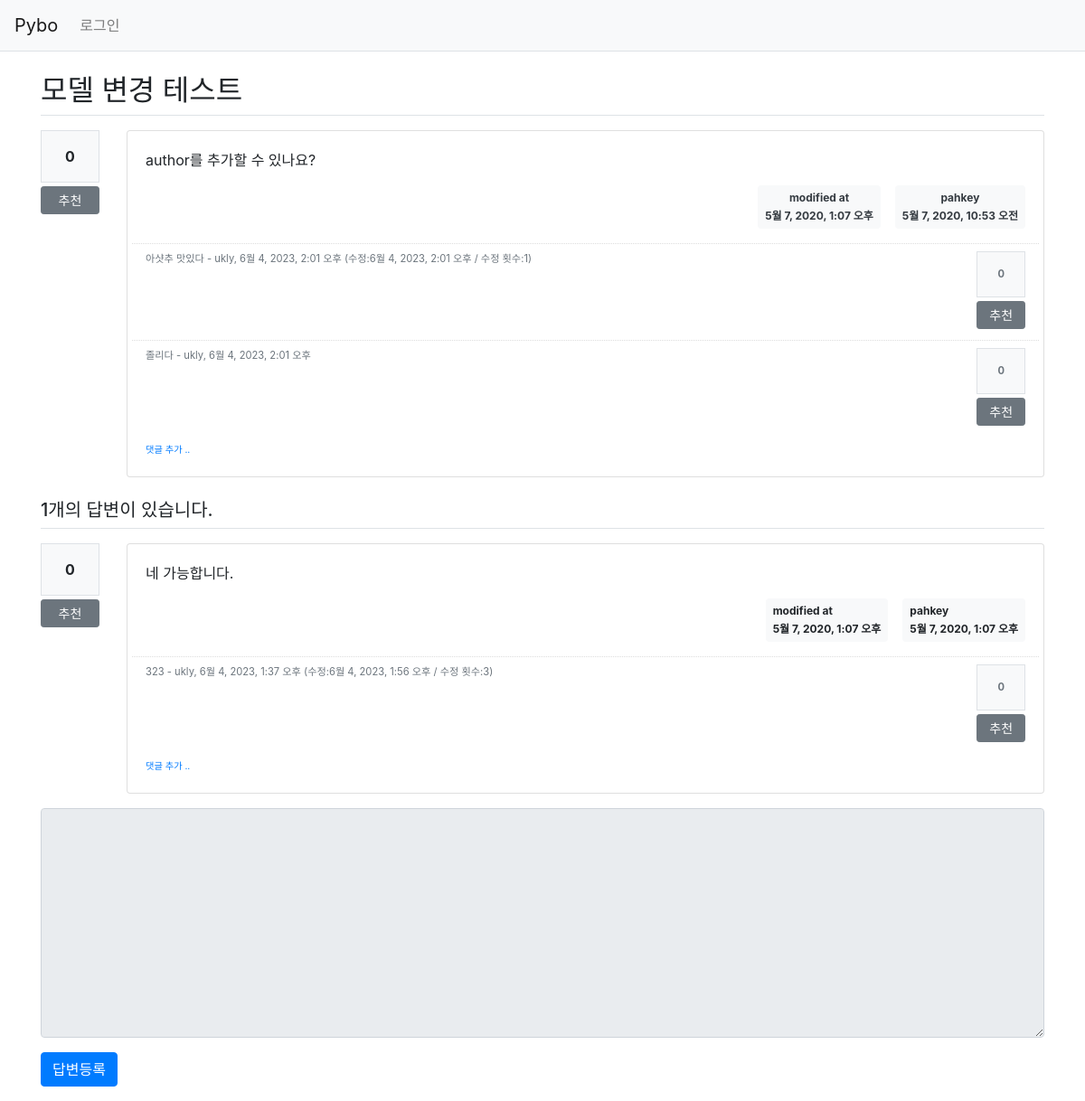
The page /pybo/14/ on the database as committed earlier.
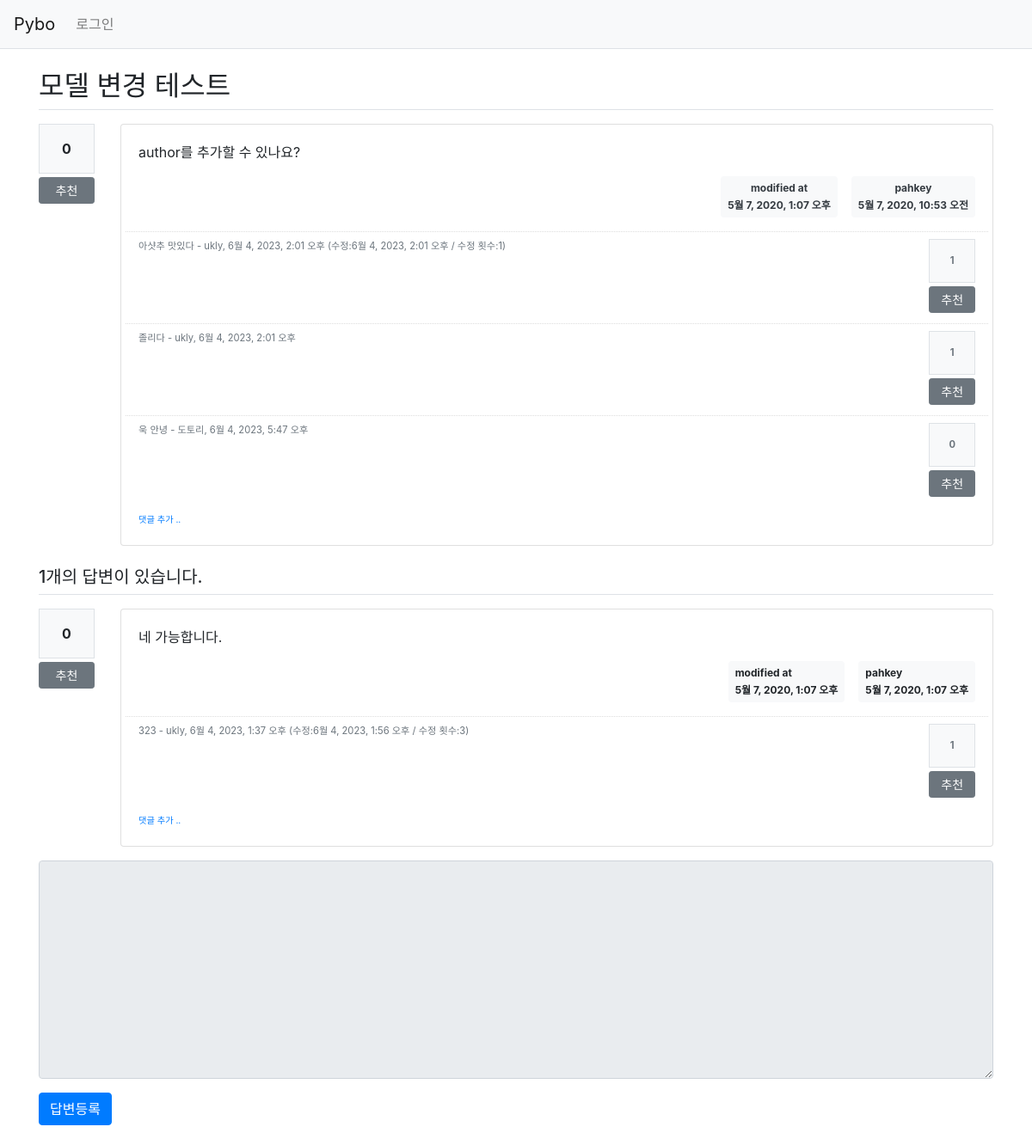
The same page on the database as committed later.
### pybo/models.py (models this page shows)
class Comment(models.Model):
    author = models.ForeignKey(User, on_delete=models.CASCADE)
    content = models.TextField()
    create_date = models.DateTimeField()
    modify_date = models.DateTimeField(null=True, blank=True)
    question = models.ForeignKey(Question, null=True, blank=True, on_delete=models.CASCADE)
    answer = models.ForeignKey(Answer, null=True, blank=True, on_delete=models.CASCADE)
    modify_count = models.IntegerField(null=True, blank=True, default=0)
    question_comment_voter = models.ManyToManyField(User, related_name='voter_question_comment')
    answer_comment_voter = models.ManyToManyField(User, related_name='voter_answer_comment')

class Answer(models.Model):
    author = models.ForeignKey(User, on_delete=models.CASCADE, related_name='author_answer')
    question = models.ForeignKey(Question, on_delete=models.CASCADE)
    content = models.TextField()
    create_date = models.DateTimeField()
    modify_date = models.DateTimeField(null=True, blank=True)
    voter = models.ManyToManyField(User, related_name='voter_answer')

### pybo/views/base_views.py (the view)
# urls.py: path('<int:question_id>/', base_views.detail, name='detail'),
def detail(request, question_id):
    question = get_object_or_404(Question, pk=question_id)
    context = {'question': question}
    return render(request, 'pybo/question_detail.html', context)

### pybo/templatetags/pybo_filter.py (called while the page is built)
@register.filter()
def mark(value):
    extensions = ["nl2br", "fenced_code"]
    return mark_safe(markdown.markdown(value, extensions=extensions))

### templates/pybo/question_detail.html (shortened to what the changed rows need)
{% extends 'base.html' %}
{% load pybo_filter %}
{% block content %}
<div class="container my-3">
    <h2 class="border-bottom py-2">{{ question.subject }}</h2>
    <div class="row my-3">
        <div class="col-11">
            <div class="card">
                <div class="card-body">
                    {% if question.comment_set.count > 0 %}
                    <div class="mt-3">
                    {% for comment in question.comment_set.all %}
                        <div class="comment py-2 text-muted row">
                            <div class="col-11">
                                <span style="white-space: pre-line;">{{ comment.content }}</span>
                                <span>
                                    - {{ comment.author }}, {{ comment.create_date }}
                                    {% if comment.modify_date %}
                                    (수정:{{ comment.modify_date }} / 수정 횟수:{{ comment.modify_count }})
                                    {% endif %}
                                </span>
                            </div>
                            <div class="col-1">
                                <div class="bg-light text-center p-3 border font-weight-bolder mb-1">{{comment.question_comment_voter.count}}</div>
                                <a href="#" data-uri="{% url 'pybo:vote_question_comment' comment.id  %}" class="recommend btn btn-sm btn-secondary btn-block my-1">추천</a>
                            </div>
                        </div>
                    {% endfor %}
                    </div>
                    {% endif %}
                </div>
            </div>
        </div>
    </div>
    {% for answer in question.answer_set.all %}
    <div class="row my-3">
        <div class="col-1">
            <div class="bg-light text-center p-3 border font-weight-bolder mb-1">{{answer.voter.count}}</div>
            <a href="#" data-uri="{% url 'pybo:vote_answer' answer.id  %}"
                class="recommend btn btn-sm btn-secondary btn-block my-1">추천</a>
        </div>
        <div class="col-11">
            <div class="card">
                <div class="card-body">
                    <div class="card-text">{{ answer.content|mark }}</div>
                    <div class="d-flex justify-content-end">
                        {% if answer.modify_date %}
                        <div class="badge badge-light p-2 text-left mx-3">
                            <div class="mb-2">modified at</div>
                            <div>{{ answer.modify_date }}</div>
                        </div>
                        {% endif %}
                        <div class="badge badge-light p-2 text-left">
                            <div class="mb-2">{{ answer.author.username }}</div>
                            <div>{{ answer.create_date }}</div>
                        </div>
                    </div>
                    {% if answer.comment_set.count > 0 %}
                    <div class="mt-3">
                    {% for comment in answer.comment_set.all %}
                        <div class="comment py-2 text-muted row">
                            <div class="col-11">
                                <span style="white-space: pre-line;">{{ comment.content }}</span>
                                <span>
                                    - {{ comment.author }}, {{ comment.create_date }}
                                    {% if comment.modify_date %}
                                    (수정:{{ comment.modify_date }} / 수정 횟수:{{ comment.modify_count }})
                                    {% endif %}
                                </span>
                            </div>
                            <div class="col-1">
                                <div class="bg-light text-center p-3 border font-weight-bolder mb-1">{{comment.answer_comment_voter.count}}</div>
                                <a href="#" data-uri="{% url 'pybo:vote_answer_comment' comment.id  %}" class="recommend btn btn-sm btn-secondary btn-block my-1">추천</a>
                            </div>
                        </div>
                    {% endfor %}
                    </div>
                    {% endif %}
                    <div>
                        <a href="{% url 'pybo:comment_create_answer' answer.id  %}"
                           class="small"><small>댓글 추가 ..</small></a>
                    </div>
                </div>
            </div>
        </div>
    </div>
    {% endfor %}
</div>
{% endblock %}

Rows that differ between the two databases and show on the page:
computed for Comment "아샷추 맛있다": question_comment_voter.count "0" → "1"
computed for Comment "졸리다": question_comment_voter.count "0" → "1"
added Comment: content "욱 안녕", author "도토리", create_date "6월 4, 2023, 5:47 오후", question_comment_voter.count "0", shown under "모델 변경 테스트"
computed for Comment "6월 4, 2023, 1:37 오후": answer_comment_voter.count "0" → "1"
